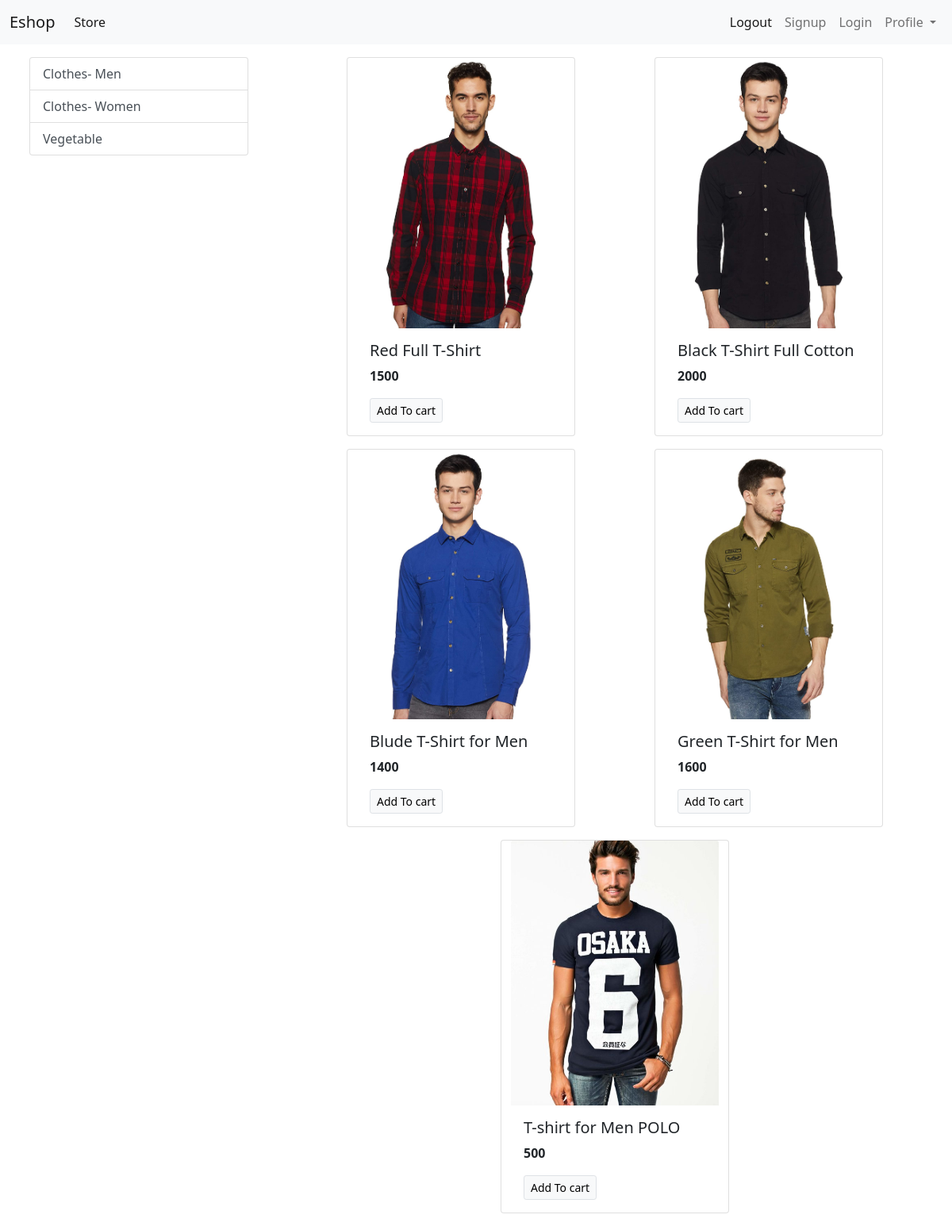
/?category=1, run on the app's committed database.
### store/models.py (models this page shows, shortened)
class Category(models.Model):
    name = models.CharField(max_length=20)
    @staticmethod
    def get_all_categories():
        return Category.objects.all()

class Product(models.Model):
    name = models.CharField(max_length=50)
    price = models.IntegerField(default=0)
    description = models.CharField(max_length=200 , default = "")
    image = models.ImageField(upload_to='uploads/products/')
    category = models.ForeignKey(Category, on_delete=models.CASCADE, default=1 )
    @staticmethod
    def get_all_products_by_categoryid(category_id):
        if category_id:
            return Product.objects.filter(category = category_id)
        else:
            return Product.get_all_Products();

### store/views.py (the view)
# urls.py: path('', index ),
def index(request):
    products= None
    categories= Category.get_all_categories();
    categoryID = request.GET.get('category')
    if categoryID:
        products = Product.get_all_products_by_categoryid(categoryID)
    else:
        products = Product.get_all_products();
    data = {}
    data['products'] = products
    data['categories'] = categories
    return render(request, 'index.html', data)

### store/templates/index.html
  {% extends 'base.html' %}
  {% block content %}
  <div class="container-fluid mt-3">
    <div class="row">
    <div class="col-lg-3 mx-auto">
      <div class="list-group">
        {% for category in categories %}
        <a href="/?category={{category.id}}" class="list-group-item list-group-item-action">{{category.name}}</a>
        {% endfor%}
      </div>
    </div>
    <div id="products" class="col-lg-8 mx-auto">
      <div class="row mx-auto">
        {% for product in products %}
    <div class="card mx-auto mb-3" style="width: 18rem;">
    <img src="{{product.image.url}}" class="card-img-top" alt="...">
    <div class="card-body">
      <h5 class="card-title">{{product.name}}</h5>
      <p class="card-text"><b>{{product.price}}</b></p>
      <a href="#" class="btn btn-light border btn-sm">Add To cart</a>
    </div>
  </div>
{% endfor%}
    </div>
    </div>
  </div>
  {% endblock %}

### data on the page
Category: name "Clothes- Men"
Category: name "Clothes- Women"
Category: name "Vegetable"
Product: image (picture), name "Red Full T-Shirt", price "1500"
Product: image (picture), name "Black T-Shirt Full Cotton", price "2000"
Product: image (picture), name "Blude T-Shirt for Men", price "1400"
Product: image (picture), name "Green T-Shirt for Men", price "1600"
Product: image (picture), name "T-shirt for Men POLO", price "500"
